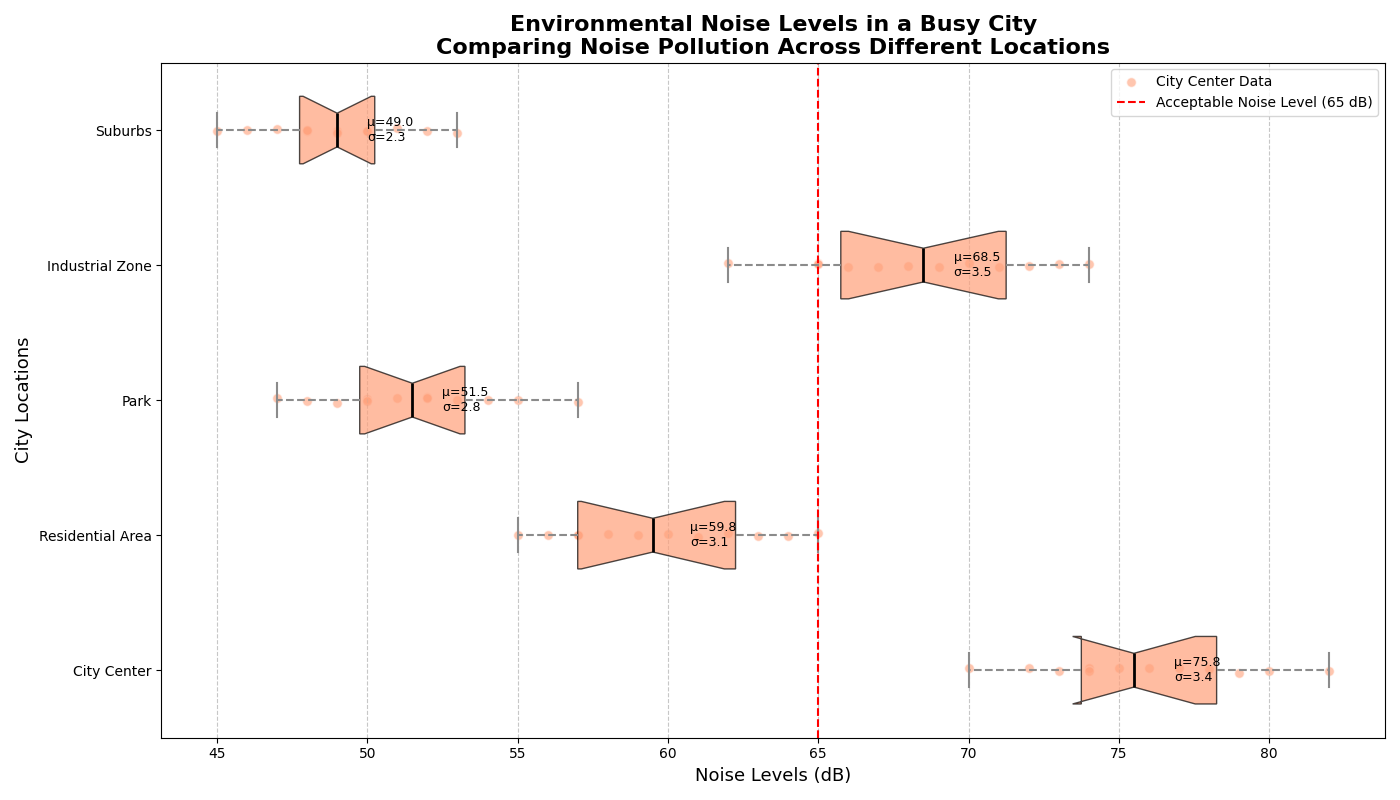

Write Python code to recreate this figure.
import matplotlib.pyplot as plt
import numpy as np

locations = ['City Center', 'Residential Area', 'Park', 'Industrial Zone', 'Suburbs']

noise_data = [
    [70, 75, 80, 72, 74, 78, 77, 73, 76, 79, 82, 74],
    [55, 60, 58, 57, 59, 61, 62, 56, 63, 64, 65, 57],
    [50, 52, 48, 49, 53, 51, 54, 47, 55, 57, 50, 52],
    [65, 68, 70, 72, 67, 66, 69, 71, 73, 74, 62, 65],
    [45, 48, 50, 47, 49, 46, 51, 52, 50, 53, 49, 48],
]

fig, ax = plt.subplots(figsize=(14, 8))
box = ax.boxplot(noise_data, vert=False, patch_artist=True, labels=locations, notch=True, whis=1.5)

single_color = '#FFA07A'
for patch in box['boxes']:
    patch.set_facecolor(single_color)
    patch.set_alpha(0.7)

for whisker in box['whiskers']:
    whisker.set(color='#8B8B8B', linewidth=1.5, linestyle='--')
for cap in box['caps']:
    cap.set(color='#8B8B8B', linewidth=1.5)
for median in box['medians']:
    median.set(color='black', linewidth=2)

for i, data in enumerate(noise_data, 1):
    x = data
    y = np.full_like(x, i, dtype=float) + 0.04 * (np.random.rand(len(x)) - 0.5)
    ax.scatter(x, y, alpha=0.6, color=single_color, edgecolors='w', s=50, label=f'{locations[i - 1]} Data' if i == 1 else "")

means = [np.mean(scores) for scores in noise_data]
std_devs = [np.std(scores) for scores in noise_data]
for i, (mean, std_dev) in enumerate(zip(means, std_devs)):
    ax.text(mean + 1, i + 1, f"μ={mean:.1f}\nσ={std_dev:.1f}", ha='left', va='center', fontsize=9, color='black')

ax.set_title("Environmental Noise Levels in a Busy City\nComparing Noise Pollution Across Different Locations", fontsize=16, fontweight='bold')
ax.set_ylabel("City Locations", fontsize=13)
ax.set_xlabel("Noise Levels (dB)", fontsize=13)
ax.xaxis.grid(True, linestyle='--', alpha=0.7)

acceptable_noise_level = 65
ax.axvline(acceptable_noise_level, color='r', linestyle='--', linewidth=1.5, label='Acceptable Noise Level (65 dB)')

ax.legend(loc='upper right', fontsize=10)

plt.tight_layout()
plt.show()
